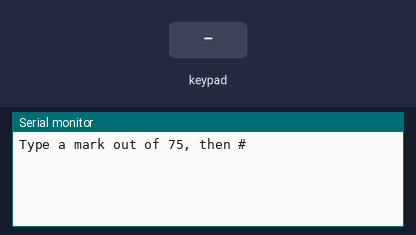
The sketch below on a simulated ESP32. Shown: the last lines printed to the serial monitor. Inputs (shaded band) come from the test bench.

Above: at 1.2 s.
1.3 s: key '#' pressed
At 2.3 s:
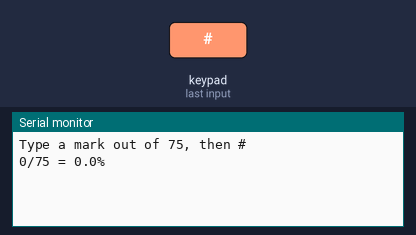
2.8 s: keypad keys 1 3 1 2 1 4 2 7 # pressed 0.4 s apart
At 7.2 s:
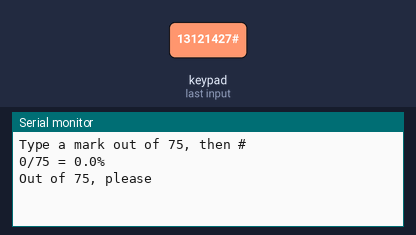

Measured:
- after the input at 1.3 s, the serial monitor: prints a new line at once (image 1)
- after the input at 2.8 s, the serial monitor: prints a new line after 3.2 s (image 2)

The sketch:

practice_3_percentage.ino
```cpp
// Chapter 11, Practice 3 - Percentage
// Type a mark out of 75, press #, see it as a percentage.

#include <Keypad.h>

const byte ROWS = 4;
const byte COLS = 4;
char keys[ROWS][COLS] = {
  {'1', '2', '3', 'A'},
  {'4', '5', '6', 'B'},
  {'7', '8', '9', 'C'},
  {'*', '0', '#', 'D'}
};
byte rowPins[ROWS] = {13, 12, 14, 27};
byte colPins[COLS] = {26, 25, 33, 32};
Keypad keypad = Keypad(makeKeymap(keys), rowPins, colPins, ROWS, COLS);

String typed = "";

void setup() {
  Serial.begin(115200);
  Serial.println("Type a mark out of 75, then #");
}

void loop() {
  char key = keypad.getKey();
  if (!key) return;

  if (key >= '0' && key <= '9') {
    typed += key;
  } else if (key == '#') {
    int mark = typed.toInt();
    if (mark > 75) {
      Serial.println("Out of 75, please");
    } else {
      double percent = mark * 100.0 / 75;   // 100.0: decimal maths
      Serial.print(mark);
      Serial.print("/75 = ");
      Serial.print(percent, 1);            // 1 decimal place
      Serial.println("%");
    }
    typed = "";
  }
}
```
